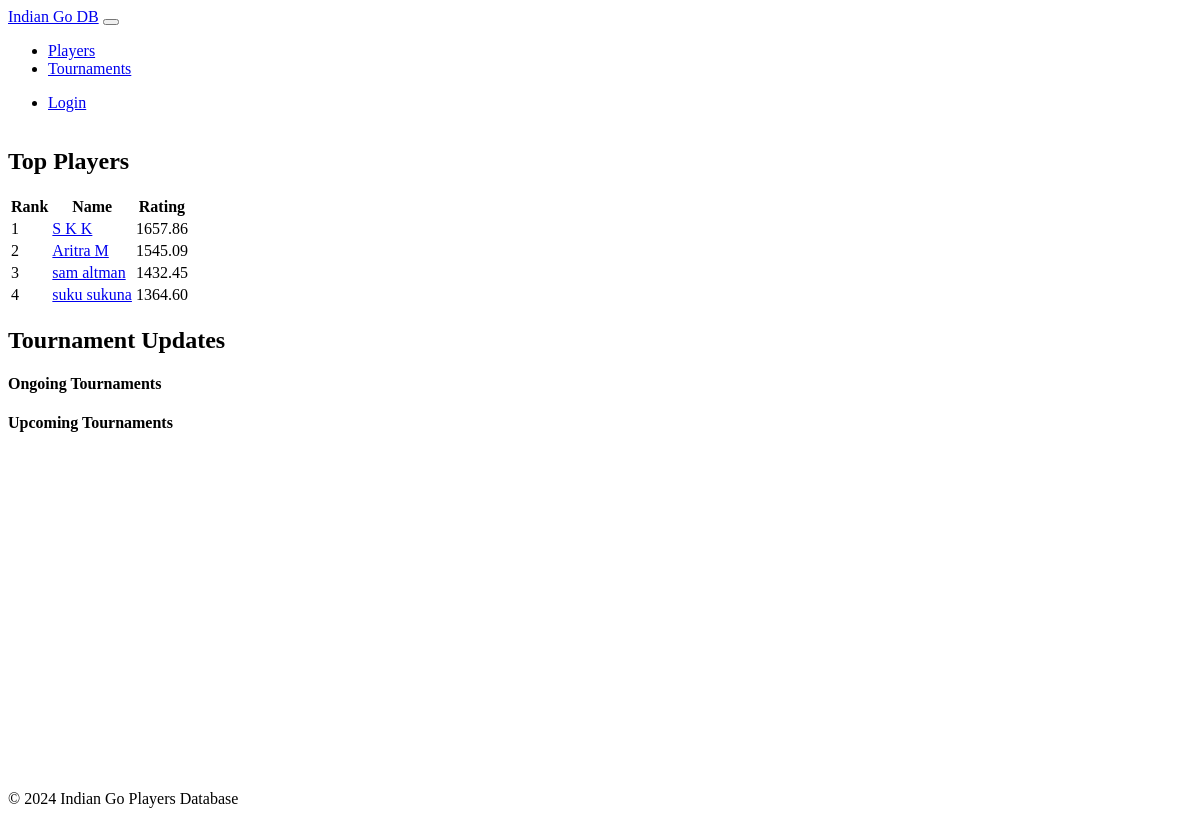
The page / on the database its author committed.
### models.py (models this page shows, shortened)
class Player(db.Model):
    id = db.Column(db.Integer, primary_key=True)
    player_id = db.Column(db.String(10), unique=True, default=generate_player_id)
    first_name = db.Column(db.String(50))  # Made nullable
    middle_name = db.Column(db.String(50))
    last_name = db.Column(db.String(50))  # Made nullable
    state = db.Column(db.String(50))  # Made nullable
    email = db.Column(db.String(120))
    phone = db.Column(db.String(20))
    id_card_photo = db.Column(db.String(255))
    player_photo = db.Column(db.String(255))
    rating = db.Column(db.Float, default=1500)
    rating_deviation = db.Column(db.Float, default=350)
    volatility = db.Column(db.Float, default=0.06)
    last_active = db.Column(db.DateTime, default=datetime.utcnow)
    tournaments = db.relationship('TournamentPlayer', backref='player', lazy=True)
    @property
    def name(self):
        if self.middle_name:
            return f"{self.first_name or ''} {self.middle_name} {self.last_name or ''}"
        return f"{self.first_name or ''} {self.last_name or ''}"

### routes.py (the view)
@main_bp.route('/')
def index():
    top_players = Player.query.order_by(Player.rating.desc()).limit(10).all()
    ongoing_tournaments = Tournament.query.filter_by(status='ongoing').all()
    upcoming_tournaments = Tournament.query.filter_by(status='upcoming').all()
    return render_template('home.html',
                         top_players=top_players,
                         ongoing_tournaments=ongoing_tournaments,
                         upcoming_tournaments=upcoming_tournaments)

### templates/home.html (shortened to what this page needs)
{% extends "base.html" %}
{% block content %}
<div class="row">
    <div class="col-md-8">
        <h2>Top Players</h2>
        <div class="card">
            <div class="card-body">
                <table class="table">
                    <thead>
                        <tr>
                            <th>Rank</th>
                            <th>Name</th>
                            <th>Rating</th>
                        </tr>
                    </thead>
                    <tbody>
                        {% for player in top_players %}
                        <tr>
                            <td>{{ loop.index }}</td>
                            <td><a href="{{ url_for('main.player_stats', player_id=player.id) }}">{{ player.name }}</a></td>
                            <td>{{ "%.2f"|format(player.rating) }}</td>
                        </tr>
                        {% endfor %}
                    </tbody>
                </table>
            </div>
        </div>
    </div>
    <div class="col-md-4">
        <h2>Tournament Updates</h2>
        <h4 class="mt-4">Ongoing Tournaments</h4>
        <h4 class="mt-4">Upcoming Tournaments</h4>
    </div>
</div>
{% endblock %}

### static/css/custom.css (style rules this page uses)
body { min-height: 100vh; display: flex; flex-direction: column; }

### rows shown on the page
Player: name "S K K", rating "1657.86"
Player: name "Aritra M", rating "1545.09"
Player: name "sam altman", rating "1432.45"
Player: name "suku sukuna", rating "1364.60"
